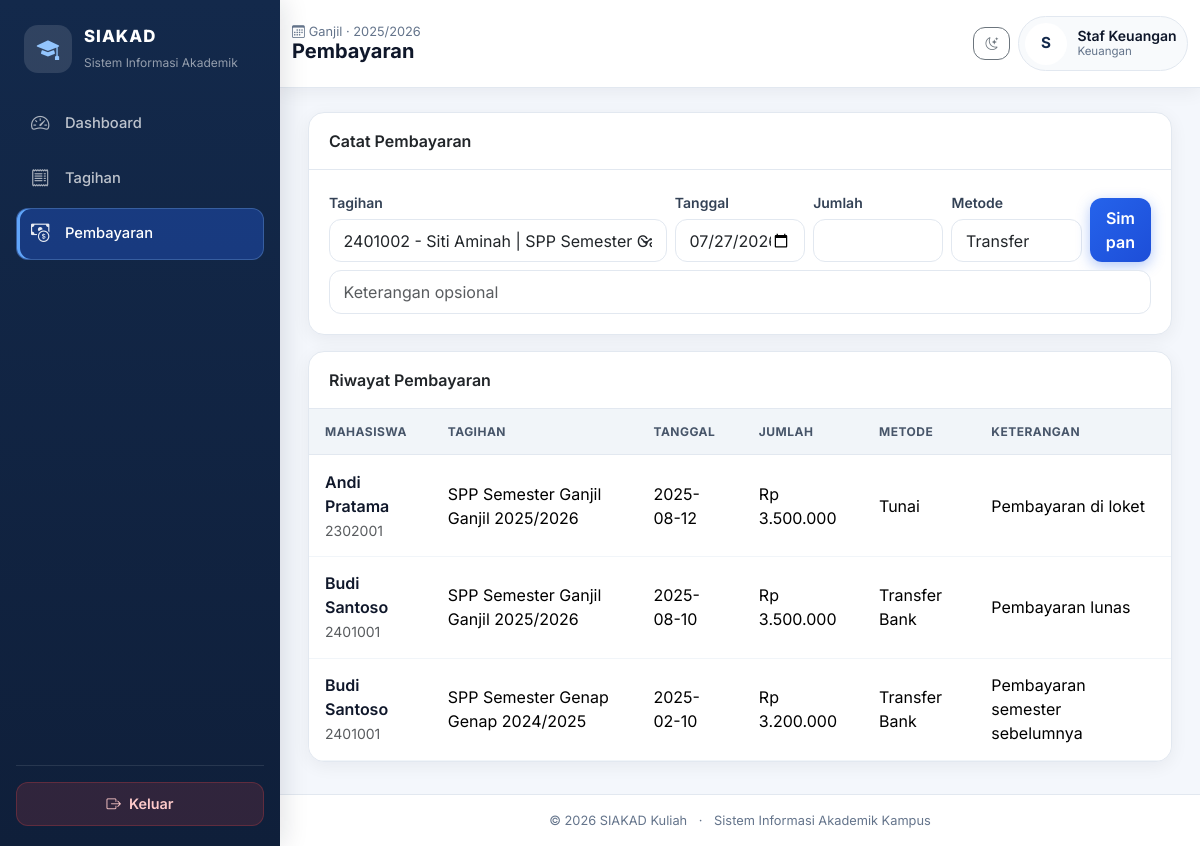
Page /keuangan/pembayaran.php (signed in) on the committed database.
### tables this page shows
CREATE TABLE pembayaran (
  id INT AUTO_INCREMENT PRIMARY KEY,
  tagihan_id INT NOT NULL,
  mahasiswa_id INT NOT NULL,
  tanggal_bayar DATE NOT NULL,
  jumlah_bayar DECIMAL(12,2) NOT NULL,
  metode VARCHAR(60) NOT NULL,
  keterangan VARCHAR(255) DEFAULT NULL,
  created_at TIMESTAMP DEFAULT CURRENT_TIMESTAMP,
  CONSTRAINT fk_pembayaran_tagihan FOREIGN KEY (tagihan_id) REFERENCES tagihan(id) ON DELETE CASCADE,
  CONSTRAINT fk_pembayaran_mahasiswa FOREIGN KEY (mahasiswa_id) REFERENCES mahasiswa(id) ON DELETE CASCADE
);

CREATE TABLE mahasiswa (
  id INT AUTO_INCREMENT PRIMARY KEY,
  user_id INT NOT NULL UNIQUE,
  nim VARCHAR(30) NOT NULL UNIQUE,
  nama VARCHAR(120) NOT NULL,
  email VARCHAR(120) NOT NULL,
  program_studi_id INT NOT NULL,
  angkatan VARCHAR(10) NOT NULL,
  foto VARCHAR(255) DEFAULT NULL,
  status ENUM('aktif','nonaktif') NOT NULL DEFAULT 'aktif',
  dosen_wali_id INT DEFAULT NULL,
  created_at TIMESTAMP DEFAULT CURRENT_TIMESTAMP,
  updated_at TIMESTAMP DEFAULT CURRENT_TIMESTAMP ON UPDATE CURRENT_TIMESTAMP,
  CONSTRAINT fk_mahasiswa_user FOREIGN KEY (user_id) REFERENCES users(id) ON DELETE CASCADE,
  CONSTRAINT fk_mahasiswa_prodi FOREIGN KEY (program_studi_id) REFERENCES program_studi(id) ON DELETE RESTRICT,
  CONSTRAINT fk_mahasiswa_dosen_wali FOREIGN KEY (dosen_wali_id) REFERENCES dosen(id) ON DELETE SET NULL
);

CREATE TABLE tagihan (
  id INT AUTO_INCREMENT PRIMARY KEY,
  mahasiswa_id INT NOT NULL,
  semester ENUM('Ganjil','Genap') NOT NULL,
  tahun_akademik VARCHAR(20) NOT NULL,
  jenis VARCHAR(100) NOT NULL DEFAULT 'SPP',
  jumlah DECIMAL(12,2) NOT NULL,
  status ENUM('belum_lunas','lunas') NOT NULL DEFAULT 'belum_lunas',
  jatuh_tempo DATE DEFAULT NULL,
  created_at TIMESTAMP DEFAULT CURRENT_TIMESTAMP,
  updated_at TIMESTAMP DEFAULT CURRENT_TIMESTAMP ON UPDATE CURRENT_TIMESTAMP,
  CONSTRAINT fk_tagihan_mahasiswa FOREIGN KEY (mahasiswa_id) REFERENCES mahasiswa(id) ON DELETE CASCADE
);

### includes/functions.php (called while the page is built, shortened)
<?php
function rupiah($angka): string
{
    return 'Rp ' . number_format((float)$angka, 0, ',', '.');
}

### config/database.php (called while the page is built, shortened)
<?php
function e($value): string
{
    return htmlspecialchars((string)$value, ENT_QUOTES, 'UTF-8');
}

### keuangan/pembayaran.php (the view, shortened to what this page needs)
<?php
require_once __DIR__ . '/../includes/functions.php';
$pdo=db();
$tagihan=$pdo->query("SELECT t.*,m.nim,m.nama,COALESCE(SUM(p.jumlah_bayar),0) dibayar FROM tagihan t JOIN mahasiswa m ON m.id=t.mahasiswa_id LEFT JOIN pembayaran p ON p.tagihan_id=t.id GROUP BY t.id ORDER BY t.status,t.id DESC")->fetchAll();
$pembayaran=$pdo->query("SELECT p.*,m.nim,m.nama,t.jenis,t.semester,t.tahun_akademik FROM pembayaran p JOIN mahasiswa m ON m.id=p.mahasiswa_id JOIN tagihan t ON t.id=p.tagihan_id ORDER BY p.tanggal_bayar DESC,p.id DESC")->fetchAll();
include __DIR__ . '/../includes/header.php'; include __DIR__ . '/../includes/sidebar.php';
?>
<div class="card shadow-sm mb-3"><div class="card-header bg-transparent fw-semibold">Catat Pembayaran</div><div class="card-body"><form method="post" class="row g-2 align-items-end"><div class="col-md-5"><label class="form-label">Tagihan</label><select name="tagihan_id" class="form-select" required><?php foreach($tagihan as $t): ?><option value="<?= $t['id'] ?>"><?= e($t['nim'].' - '.$t['nama'].' | '.$t['jenis'].' '.$t['semester'].' '.$t['tahun_akademik'].' | Sisa '.rupiah(max(0,$t['jumlah']-$t['dibayar']))) ?></option><?php endforeach; ?></select></div><div class="col-md-2"><label class="form-label">Tanggal</label><input type="date" name="tanggal_bayar" class="form-control" value="<?= e(date('Y-m-d')) ?>"></div><div class="col-md-2"><label class="form-label">Jumlah</label><input type="number" name="jumlah_bayar" class="form-control" required></div><div class="col-md-2"><label class="form-label">Metode</label><input name="metode" class="form-control" value="Transfer"></div><div class="col-md-1"><button class="btn btn-primary w-100">Simpan</button></div><div class="col-12"><input name="keterangan" class="form-control" placeholder="Keterangan opsional"></div></form></div></div>
<div class="card shadow-sm"><div class="card-header bg-transparent fw-semibold">Riwayat Pembayaran</div><div class="table-responsive"><table class="table align-middle mb-0"><thead><tr><th>Mahasiswa</th><th>Tagihan</th><th>Tanggal</th><th>Jumlah</th><th>Metode</th><th>Keterangan</th></tr></thead><tbody><?php foreach($pembayaran as $p): ?><tr><td><div class="fw-semibold"><?= e($p['nama']) ?></div><small class="text-muted"><?= e($p['nim']) ?></small></td><td><?= e($p['jenis'].' '.$p['semester'].' '.$p['tahun_akademik']) ?></td><td><?= e($p['tanggal_bayar']) ?></td><td><?= rupiah($p['jumlah_bayar']) ?></td><td><?= e($p['metode']) ?></td><td><?= e($p['keterangan']) ?></td></tr><?php endforeach; ?><?php if(!$pembayaran): ?><tr><td colspan="6" class="text-center text-muted py-4">Belum ada pembayaran.</td></tr><?php endif; ?></tbody></table></div></div>
<?php include __DIR__ . '/../includes/footer.php'; ?>

### assets/css/style.css (style rules this page uses)
:root { --sidebar-width: 280px; --navy-900: #0f1f3a; --navy-800: #13294b; --navy-700: #1e3a5f; --accent: #2563eb; --accent-soft: #dbeafe; --surface: #f4f7fc; --card-bg: #ffffff; --text-muted: #64748b; --border: #e2e8f0; --radius: 16px; --radius-sm: 12px; --shadow-sm: 0 4px 18px rgba(15, 23, 42, 0.06); --shadow-md: 0 10px 30px rgba(15, 23, 42, 0.08); --transition: 0.22s ease; }
* { box-sizing: border-box; }
body { font-family: 'Inter', system-ui, -apple-system, BlinkMacSystemFont, 'Segoe UI', sans-serif; background: var(--surface); color: #0f172a; min-height: 100vh; -webkit-font-smoothing: antialiased; }
.card { border: 1px solid var(--border); border-radius: var(--radius); background: var(--card-bg); box-shadow: var(--shadow-sm); }
.card.shadow-sm, .table-card { box-shadow: var(--shadow-sm) !important; }
.card-header { background: transparent; border-bottom: 1px solid var(--border); padding: 1rem 1.25rem; font-weight: 600; }
.card-body { padding: 1.25rem; }
.table-responsive { border-radius: 0 0 var(--radius) var(--radius); }
.table { margin-bottom: 0; }
.table thead th { white-space: nowrap; background: #f1f5f9; color: #475569; font-size: 0.75rem; font-weight: 700; text-transform: uppercase; letter-spacing: 0.04em; border-bottom: 1px solid var(--border); padding: 0.85rem 1rem; }
.table tbody td { padding: 0.9rem 1rem; vertical-align: middle; border-color: #f1f5f9; }
.table .fw-semibold { color: #0f172a; }
.form-label { font-weight: 600; font-size: 0.875rem; color: #334155; margin-bottom: 0.35rem; }
.form-control, .form-select { border-radius: var(--radius-sm); border-color: var(--border); padding: 0.55rem 0.85rem; }
.btn { border-radius: var(--radius-sm); font-weight: 600; padding: 0.5rem 1rem; transition: transform 0.15s ease, box-shadow 0.15s ease; }
.btn-primary { background: linear-gradient(135deg, #2563eb, #1d4ed8); border: none; box-shadow: 0 4px 14px rgba(37, 99, 235, 0.35); }

### rows in the picture
pembayaran: mahasiswa.nama "Andi Pratama", mahasiswa.nim "2302001", tagihan.tahun_akademik "SPP Semester Ganjil Ganjil 2025/2026", tanggal_bayar "2025-08-12", jumlah_bayar "Rp 3.500.000", metode "Tunai", keterangan "Pembayaran di loket"
pembayaran: mahasiswa.nama "Budi Santoso", mahasiswa.nim "2401001", tagihan.tahun_akademik "SPP Semester Ganjil Ganjil 2025/2026", tanggal_bayar "2025-08-10", jumlah_bayar "Rp 3.500.000", metode "Transfer Bank", keterangan "Pembayaran lunas"
pembayaran: mahasiswa.nama "Budi Santoso", mahasiswa.nim "2401001", tagihan.tahun_akademik "SPP Semester Genap Genap 2024/2025", tanggal_bayar "2025-02-10", jumlah_bayar "Rp 3.200.000", metode "Transfer Bank", keterangan "Pembayaran semester sebelumnya"

### other values in the picture
$label "Dashboard"
$label "Tagihan"
$label "Pembayaran"
semester_aktif_label() "Ganjil · 2025/2026"
$pageTitle "Pembayaran"
$initial "S"
$user['name'] "Staf Keuangan"
role_label($role) "Keuangan"
APP_NAME "SIAKAD Kuliah"
form field tagihan_id "2401002 - Siti Aminah | SPP Semester Ganjil Ganjil 2025/2026 | Sisa Rp 3.500.000"
